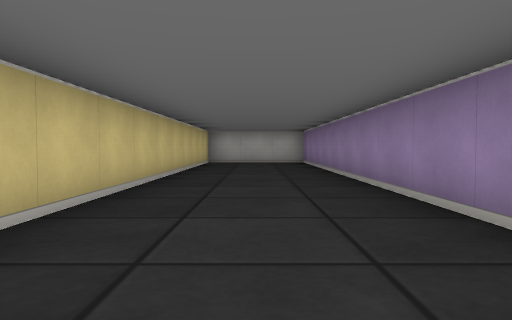
[1] (above)

19 first-person views from a walk through a cub3D level. The camera is about half as high as the walls, tilts 2° down and sees 70° across. The floor is counted in squares. Each view is taken from the middle of a square. On the plan, view 1 faces up. The plan holds only what a view shows up to about 9 squares ahead; the rest is blank.

[2]
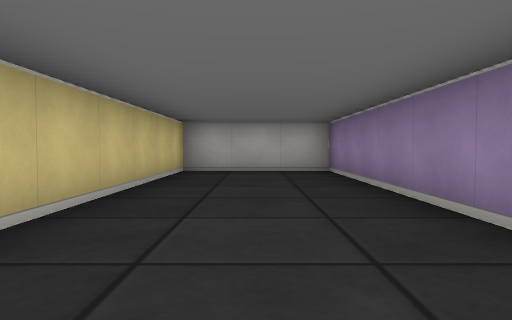

[3]
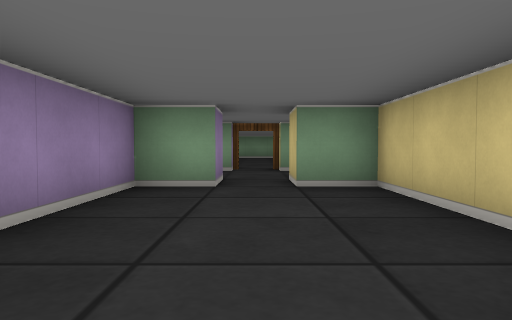

[4]
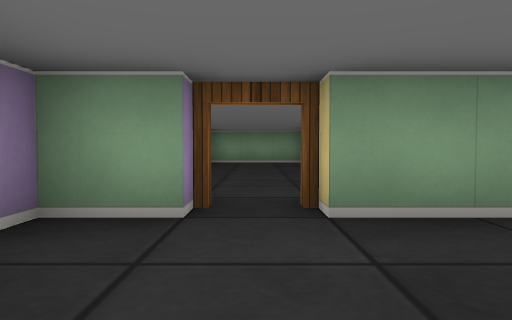

[5]
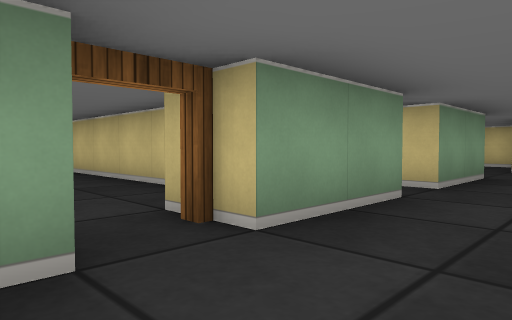

[6]
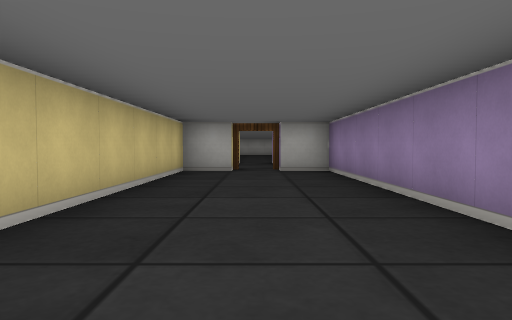

[7]
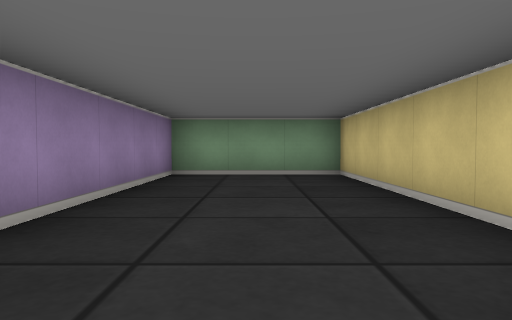

[8]
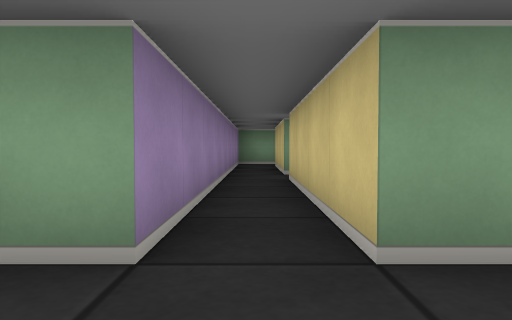

[9]
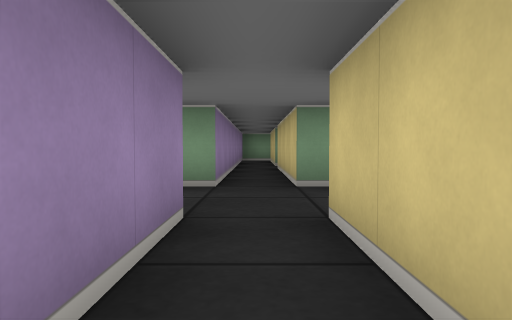

[10]
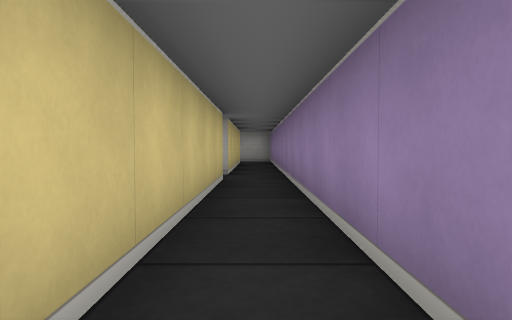

[11]
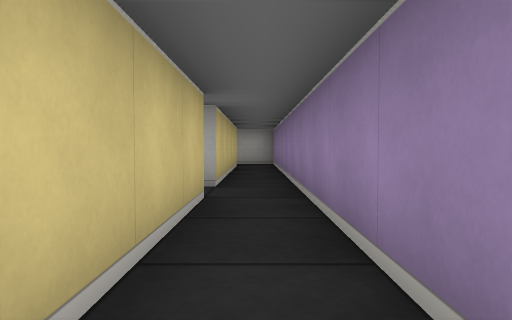

[12]
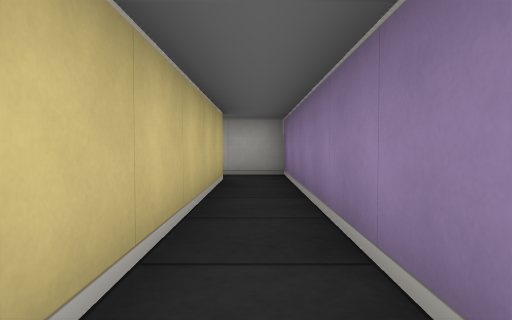

[13]
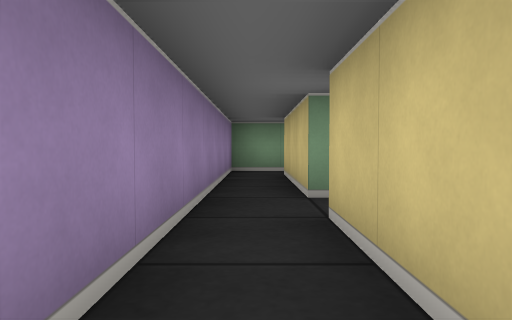

[14]
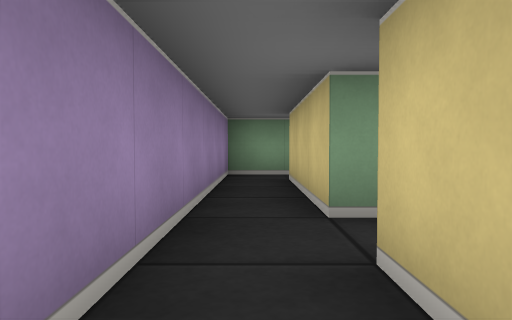

[15]
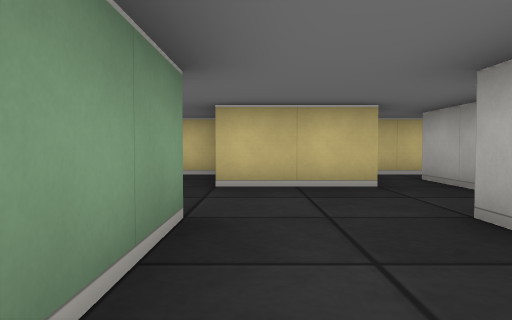

[16]
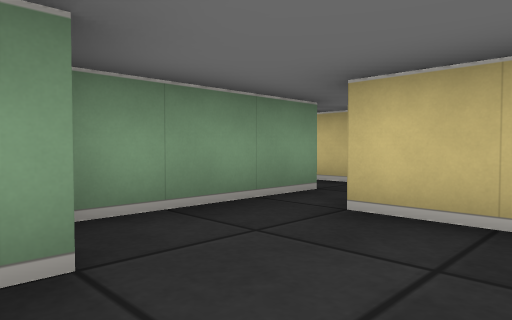

[17]
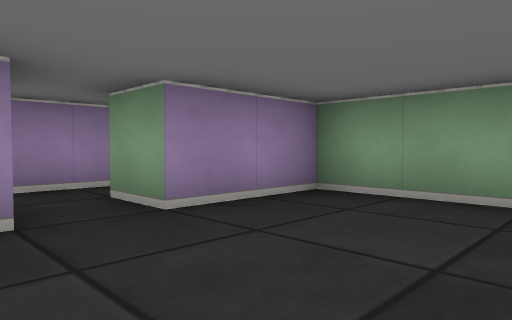

[18]
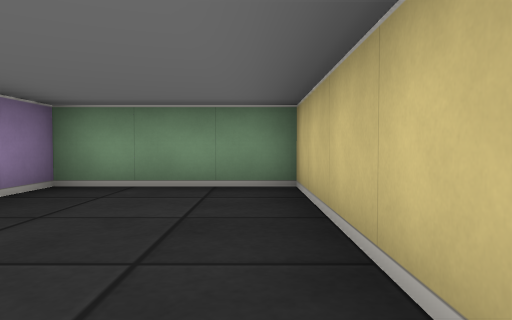

[19]
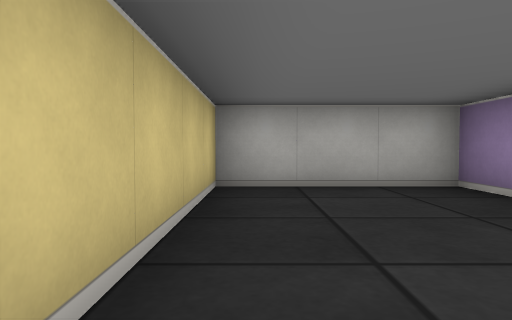

### Floor plan
Ten units are one square. View 1 is at (0, 0); x grows to the right and y downward. Boxes are objects, and circles mark ways between rooms. Rooms are numbered by the first view taken in them; rooms with no view inside come last. Other rooms are left out.
<svg viewBox="-85 -120 105 240">
<path fill="none" stroke="#000" d="M5 5 5 -5 15 -5 15 -115 -15 -115 -15 -5 -5 -5 -5 5M5 25 15 25M-5 35 -15 35 -15 115 15 115 15 35 5 35M-25 5 -25 -105M-35 25 -35 65M-35 -45 -35 5M-35 75 -35 105M-36 115 -25 115 -25 25 -5 25M-35 -105 -35 -55M-56 25 -35 25M-75 5 -75 25M-75 35 -58 35M-45 66 -45 45 -75 45 -75 95 -45 95 -45 75 -35 75"/>
<circle cx="0" cy="0" r="3" fill="#2a7"/>
<circle cx="0" cy="30" r="3" fill="#2a7"/>
<circle cx="-15" cy="15" r="3" fill="#2a7"/>
<circle cx="-45" cy="15" r="3" fill="#2a7"/>
<circle cx="-40" cy="70" r="3" fill="#2a7"/>
<text x="0" y="-60">1</text>
<text x="0" y="10">2</text>
<text x="0" y="70">3</text>
<text x="-30" y="10">4</text>
<text x="-60" y="10">5</text>
<text x="-60" y="70">6</text>
</svg>
Room 1 opens to room 2. Room 2 opens to room 3. Room 2 opens to room 4. Room 4 opens to room 5. Room 4 opens to room 6.

Where each view was taken, in squares from view 1:
view 1: 0 up, 0 right, facing up
view 2: 4 up, 0 right, facing up
view 3: 5 up, 0 right, facing down
view 4: 0 up, 0 right, facing down
view 5: 1 down, 1 right, facing down-left
view 6: 11 down, 0 right, facing up
view 7: 5 down, 0 right, facing down
view 8: 1 down, 3 left, facing down
view 9: 2 up, 3 left, facing down
view 10: 1 down, 3 left, facing up
view 11: 1 up, 3 left, facing up
view 12: 5 up, 3 left, facing up
view 13: 4 down, 3 left, facing down
view 14: 5 down, 3 left, facing down
view 15: 2 down, 3 left, facing left
view 16: 1 down, 5 left, facing down-left
view 17: 6 down, 7 left, facing down-right
view 18: 5 down, 7 left, facing down
view 19: 9 down, 7 left, facing up
